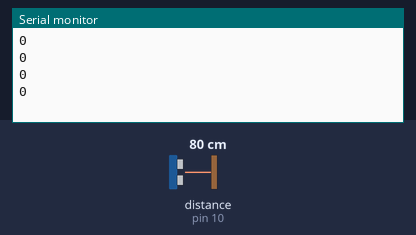
A sketch run on a simulated Arduino Uno, built with avr-gcc and run on an emulated ATmega328P. Shown: the last lines printed to the serial monitor. Wiring (inferred from the names in the program): ultrasonic range finder: trigger pin 11; echo pin 10. The test bench sets the inputs (shaded band); at power-on: distance to the obstacle (sensor on pin 10) 80 cm. The echo pulse lasts 58.3 µs per cm.

Above: at 2.2 s.
2.3 s: distance to the obstacle (sensor on pin 10) set to 2 cm
At 2.78 s:
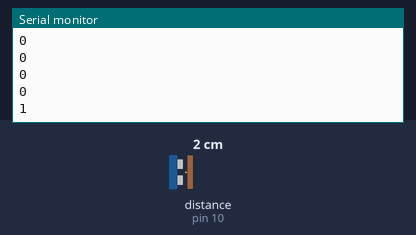
3.8 s: distance to the obstacle (sensor on pin 10) set to 4 cm
At 3.99 s:
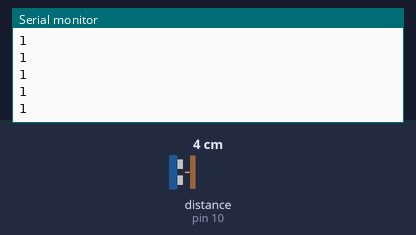
Timing chart, 0 to 6.8 s (numbered marks = the images above; inputs shaded):
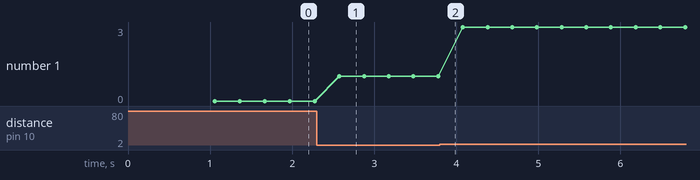

Measured:
- after the input at 2.3 s, the serial monitor: prints a new line after 0.28 s (image 1)
- plotted number 1: 0 → 1 after the input at 2.3 s, 1 → 3 after the input at 3.8 s

The sketch:

arduino_wave.ino
```cpp
const int trigPin = 11; // the number of the trigger output pin
const int echoPin = 10; // the number of the echo input pin
////////////////////////////////// variables used for distance calculation
long duration;
int distance;
float r;
////////////////////////////////

// this function returns the value in cm.
void find_distance (void)
{
  digitalWrite(trigPin, LOW);
  delayMicroseconds(2);
  digitalWrite(trigPin, HIGH);
  delayMicroseconds(10);
  digitalWrite(trigPin, LOW);

  duration = pulseIn(echoPin, HIGH, 5000);
  r = 3.4 * duration / 2;                  // calculation to get the measurement in cm using the time returned by the pulsein function.
  distance = r / 100.00;
  delay(50);
}

void setup()
{
  Serial.begin(9600);
  pinMode(trigPin, OUTPUT); // initialize the trigger and echo pins of both the sensor as input and output:
  pinMode(echoPin, INPUT);
  delay (1000);

}

void loop()
{
  distance = 0;
  find_distance(); // this function will stores the current distance measured by the ultrasonic sensor in the global variable "distance1 and distance2"

  Serial.print(distance);
  Serial.print("\n");

  delay(250);
}
```
